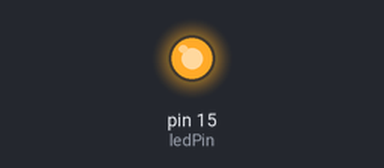
Simulated run of this program. Board: MicroPython board. Parts: output pins drawn as LEDs (lit = HIGH).

Above: at 0.1 s.
Timing chart, 0 to 1.6 s (numbered marks = the images above):
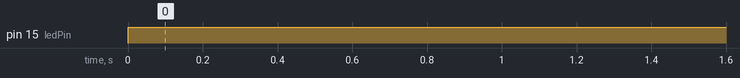

Measured:
- by itself, pin 15 (ledPin): LOW → HIGH at 0.00 s

The program:

infrared_motion_detector__chapter_26_.py
```python
from machine import Pin
import time

sensorPin = Pin(18,Pin.IN)
ledPin = Pin(15,Pin.OUT)

try:
    while True:
      if not sensorPin.value():
          ledPin.value(0)  #Set led turn on
      else:
          ledPin.value(1 )  #Set led turn off
except:
    pass
```
